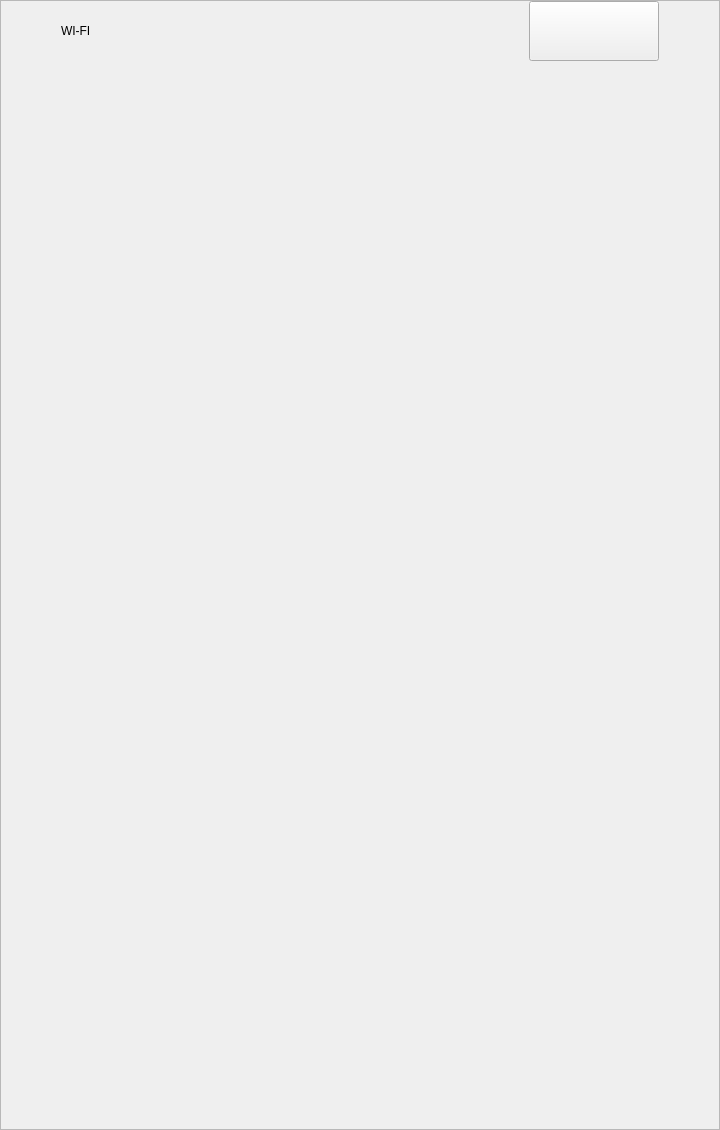
<?xml version="1.0" encoding="UTF-8"?>
<ui version="4.0">
 <class>Widget_WIfiSetting</class>
 <widget class="QWidget" name="Widget_WIfiSetting">
  <property name="geometry">
   <rect>
    <x>0</x>
    <y>0</y>
    <width>720</width>
    <height>1130</height>
   </rect>
  </property>
  <property name="minimumSize">
   <size>
    <width>720</width>
    <height>1130</height>
   </size>
  </property>
  <property name="maximumSize">
   <size>
    <width>736</width>
    <height>1130</height>
   </size>
  </property>
  <property name="windowTitle">
   <string>Form</string>
  </property>
  <layout class="QVBoxLayout" name="verticalLayout">
   <property name="spacing">
    <number>0</number>
   </property>
   <property name="leftMargin">
    <number>0</number>
   </property>
   <property name="topMargin">
    <number>0</number>
   </property>
   <property name="rightMargin">
    <number>0</number>
   </property>
   <property name="bottomMargin">
    <number>0</number>
   </property>
   <item>
    <widget class="QFrame" name="frame">
     <property name="frameShape">
      <enum>QFrame::StyledPanel</enum>
     </property>
     <property name="frameShadow">
      <enum>QFrame::Raised</enum>
     </property>
     <layout class="QVBoxLayout" name="verticalLayout_2">
      <property name="spacing">
       <number>0</number>
      </property>
      <property name="leftMargin">
       <number>0</number>
      </property>
      <property name="topMargin">
       <number>0</number>
      </property>
      <property name="rightMargin">
       <number>0</number>
      </property>
      <property name="bottomMargin">
       <number>0</number>
      </property>
      <item>
       <layout class="QHBoxLayout" name="horizontalLayout">
        <property name="spacing">
         <number>0</number>
        </property>
        <property name="leftMargin">
         <number>60</number>
        </property>
        <property name="rightMargin">
         <number>60</number>
        </property>
        <property name="bottomMargin">
         <number>20</number>
        </property>
        <item>
         <widget class="QLabel" name="label_2">
          <property name="minimumSize">
           <size>
            <width>100</width>
            <height>60</height>
           </size>
          </property>
          <property name="maximumSize">
           <size>
            <width>100</width>
            <height>60</height>
           </size>
          </property>
          <property name="text">
           <string>WI-FI</string>
          </property>
         </widget>
        </item>
        <item>
         <spacer name="horizontalSpacer">
          <property name="orientation">
           <enum>Qt::Horizontal</enum>
          </property>
          <property name="sizeHint" stdset="0">
           <size>
            <width>50</width>
            <height>20</height>
           </size>
          </property>
         </spacer>
        </item>
        <item>
         <widget class="QPushButton" name="wifi_switch">
          <property name="minimumSize">
           <size>
            <width>130</width>
            <height>60</height>
           </size>
          </property>
          <property name="maximumSize">
           <size>
            <width>130</width>
            <height>60</height>
           </size>
          </property>
          <property name="focusPolicy">
           <enum>Qt::NoFocus</enum>
          </property>
          <property name="text">
           <string/>
          </property>
         </widget>
        </item>
       </layout>
      </item>
      <item>
       <widget class="QListWidget" name="list_wifi">
        <property name="minimumSize">
         <size>
          <width>720</width>
          <height>1030</height>
         </size>
        </property>
        <property name="maximumSize">
         <size>
          <width>720</width>
          <height>1030</height>
         </size>
        </property>
        <property name="focusPolicy">
         <enum>Qt::NoFocus</enum>
        </property>
        <property name="styleSheet">
         <string notr="true">#list_wifi {background-color: transparent;}
#list_wifi::item:selected {background-color: transparent;}
#list_wifi::Item:hover{background:skyblue;padding-top:0px; padding-bottom:0px; }</string>
        </property>
        <property name="lineWidth">
         <number>0</number>
        </property>
       </widget>
      </item>
      <item>
       <spacer name="verticalSpacer">
        <property name="orientation">
         <enum>Qt::Vertical</enum>
        </property>
        <property name="sizeHint" stdset="0">
         <size>
          <width>713</width>
          <height>14</height>
         </size>
        </property>
       </spacer>
      </item>
     </layout>
    </widget>
   </item>
  </layout>
 </widget>
 <resources/>
 <connections/>
</ui>
